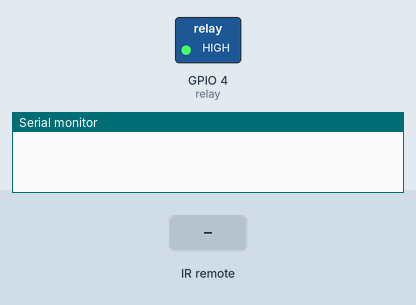
A sketch run on a simulated ESP8266 (NodeMCU). On the bench: switched loads named in the sketch (green lamp = pin HIGH), the last lines printed to the serial monitor. The test bench sets the inputs (shaded band).

Above: at 1.2 s.
1.3 s: infrared code 0xFFA25D received
At 2.4 s:
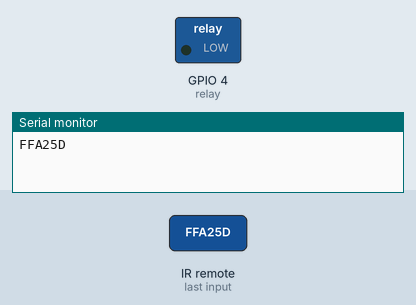
Timing chart, 0 to 4.3 s (numbered marks = the images above; inputs shaded):
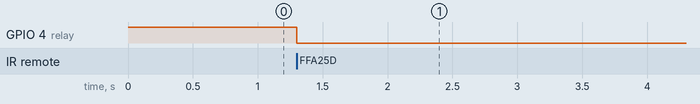

Measured:
- after the input at 1.3 s, GPIO 4 (relay): HIGH → LOW at once

The sketch:

ir_relay.ino
```cpp
/*

IR remote controled relay

BOOTLOADER, ETC:
#https://randomnerdtutorials.com/how-to-install-esp8266-board-arduino-ide/
#https://i.imgur.com/zEoWhQk.png
#http://www.circuitbasics.com/arduino-ir-remote-receiver-tutorial/
#https://github.com/crankyoldgit/IRremoteESP8266
#https://howtomechatronics.com/tutorials/arduino/control-any-electronics-with-a-tv-remote-arduino-ir-tutorial/


IR sensor:
G = gnd
R = vcc
Y = d1/gpio5

Relay:
vcc = vcc
gnd = gnd
in = d2/gpio4

nodemcu:
3v = nothing
gnd = nothing
tx/gpio1 = nothing
rx/gpi03 = nothing
d8/gpio15 = nothing
d7/gpio13 = nothing
d6/gpio12 = nothing
d5/gpio14 = nothing
gnd = nothing
3v = nothing
d4/gpio2 = nothing
d3/gpio3 = nothing
d2/gpio4 = relay in
d1/gpio5 = ir in
d0/gpio16 = nothing

a0 = nothing
rsv = nothing
rsv = nothing
sd3/gpio10 = nothing
sd2/gpio9 = notihng
sd1/mosi = notihng
cmd/cs = nothing
sd0/miso = nothing
clk/sclk = nothing
gnd = gnd
3.3 = 3.3
en = nothing
rst = nothing
gnd = nothing
vin = nothing


 */

//ir
#include <Arduino.h>
#include <IRremoteESP8266.h>
#include <IRrecv.h>
#include <IRutils.h>
const uint16_t kRecvPin = 5;
IRrecv irrecv(kRecvPin);
decode_results results;

//relay
const uint8_t relay = 4;

//vars
const uint8_t strobe = 100;

void setup() {
 Serial.begin(9600);
 //ir
 pinMode(kRecvPin, OUTPUT);
 irrecv.enableIRIn();  // Start the receiver
 //relay
 pinMode(relay, OUTPUT);
 digitalWrite(relay, HIGH);    // turn off RELAY.  Logic reversed
}

void loop() {
  if (irrecv.decode(&results)){
      serialPrintUint64(results.value, HEX);
      Serial.println("");

       switch(results.value){

          case 0xFFA25D: //Keypad button "power"
          digitalWrite(relay, !digitalRead(relay)); //flip the current state
          delay(strobe);
          }

        irrecv.resume();
    }
     delay(strobe);
}
```
